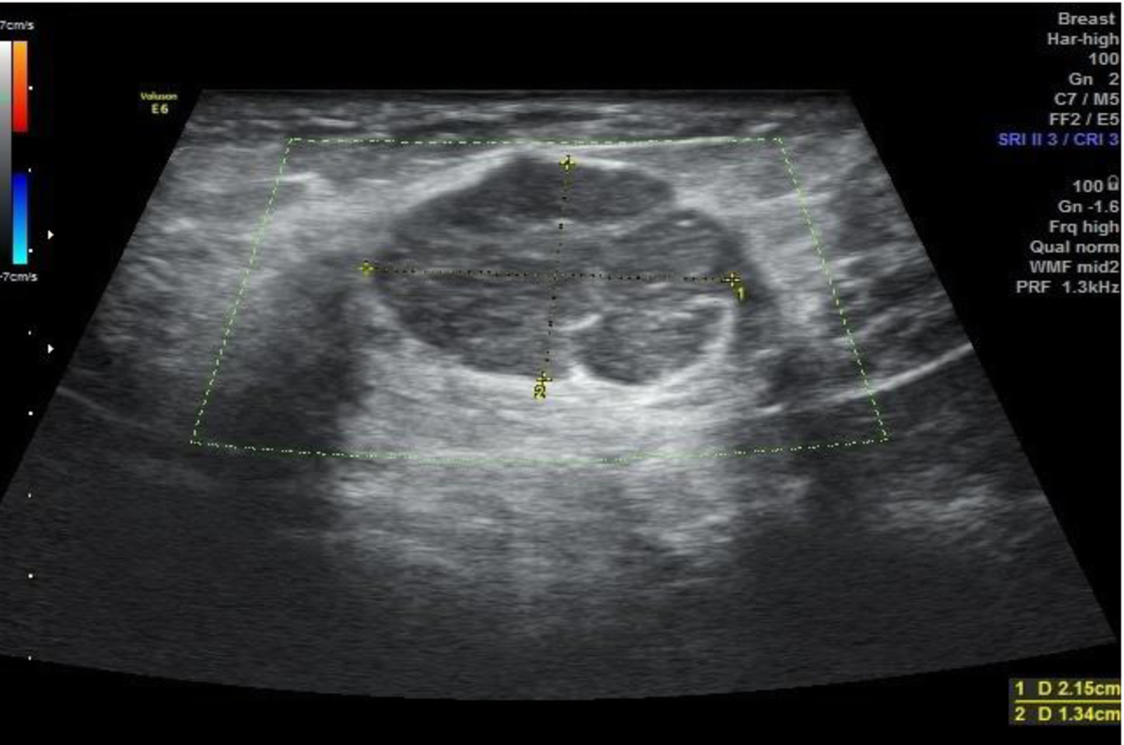
#> input picture materi 3/tugas segmentasi.png, 1124 x 745 px
$ jupyter execute tugas.ipynb   (shell and % lines are left out)
#> lines starting #> are read from the running program, lines starting #| are printed output that depends on the picture; after the words box and inside, x2 and y2 are one past the last pixel; in counts of white or black regions, pixels touching at a corner belong together
[cell 1]
import cv2
import numpy as np
import matplotlib.pyplot as plt
from scipy import ndimage

img = cv2.imread("tugas segmentasi.png", cv2.IMREAD_GRAYSCALE)
#> img: shape (745, 1124); min 0, max 255, mean 55.6
img_rgb = cv2.cvtColor(cv2.imread("tugas segmentasi.png"), cv2.COLOR_BGR2RGB)

# crop
y1, y2 = 130, 420
x1, x2 = 300, 800
roi = img[y1:y2, x1:x2]
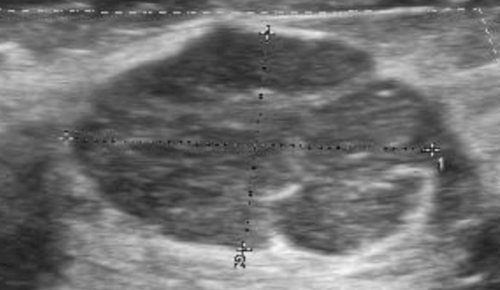
#> roi: shape (290, 500); min 21, max 246, mean 112.6

# preprocessing
clahe = cv2.createCLAHE(clipLimit=3.0, tileGridSize=(8, 8))
roi_clahe = clahe.apply(roi)
roi_bilateral = cv2.bilateralFilter(roi_clahe, 9, 75, 75)
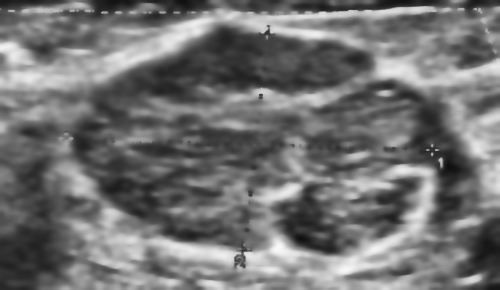
#> roi_bilateral: shape (290, 500); min 15, max 249, mean 113.9
roi_smooth = cv2.GaussianBlur(roi_bilateral, (3, 3), 0)

# threshold
_, mask_otsu = cv2.threshold(roi_smooth, 0, 255, cv2.THRESH_BINARY_INV + cv2.THRESH_OTSU)
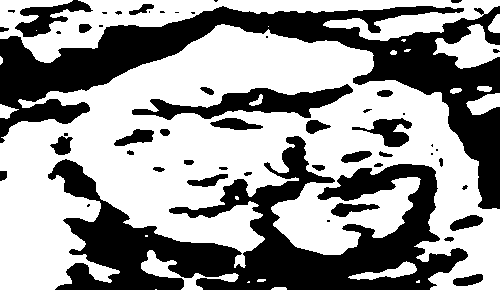
#> mask_otsu: shape (290, 500); 59.1% white; 53 black regions (20 under 20 px), largest, box (x1, y1, x2, y2) and area: (48, 136, 468, 290) 25819, (0, 6, 500, 209) 24565, (132, 84, 353, 120) 3194
mask_adaptive = cv2.adaptiveThreshold(roi_smooth, 255, cv2.ADAPTIVE_THRESH_GAUSSIAN_C, cv2.THRESH_BINARY_INV, 25, 3)
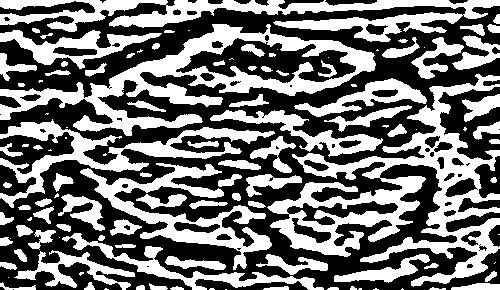
#> mask_adaptive: shape (290, 500); 44.8% white; 117 white regions (32 under 20 px), largest, box (x1, y1, x2, y2) and area: (267, 74, 500, 287) 13963, (0, 24, 376, 136) 10240, (0, 0, 500, 42) 7958
mask_combined = cv2.bitwise_and(mask_otsu, mask_adaptive)
#> mask_combined: shape (290, 500); 36.4% white; 98 white regions (27 under 20 px), largest, box (x1, y1, x2, y2) and area: (18, 24, 374, 136) 9231, (304, 92, 500, 284) 6983, (49, 0, 500, 41) 6289
kernel = cv2.getStructuringElement(cv2.MORPH_ELLIPSE, (5, 7))
mask_opened = cv2.morphologyEx(mask_combined, cv2.MORPH_OPEN, kernel, iterations=1)
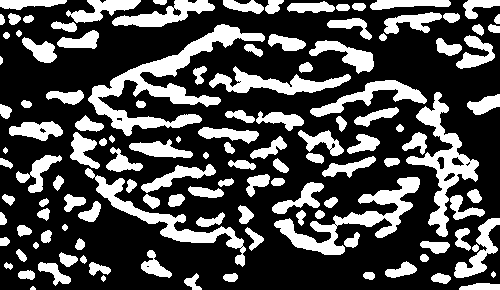
#> mask_opened: shape (290, 500); 30.2% white; 126 white regions (1 under 20 px), largest, box (x1, y1, x2, y2) and area: (88, 24, 265, 136) 4607, (274, 177, 420, 255) 2924, (406, 92, 479, 237) 2710
mask_closed = cv2.morphologyEx(mask_opened, cv2.MORPH_CLOSE, kernel, iterations=2)
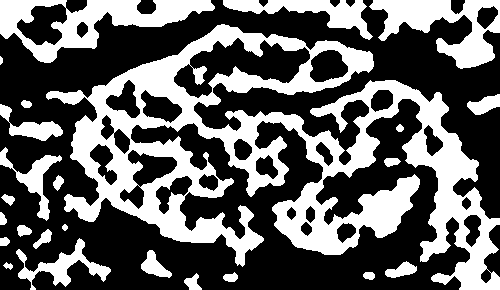
#> mask_closed: shape (290, 500); 38.6% white; 25 white regions, largest, box (x1, y1, x2, y2) and area: (46, 24, 500, 290) 38629, (0, 0, 215, 63) 5283, (369, 0, 500, 69) 4082
mask_filled = ndimage.binary_fill_holes(mask_closed).astype(np.uint8) * 255
#> mask_filled: shape (290, 500); 47.9% white; 25 white regions, largest, box (x1, y1, x2, y2) and area: (46, 24, 500, 290) 50368, (0, 0, 215, 63) 6697, (369, 0, 500, 69) 4398

# filter noise dan smoothing
num_labels, labels, stats, _ = cv2.connectedComponentsWithStats(mask_filled)
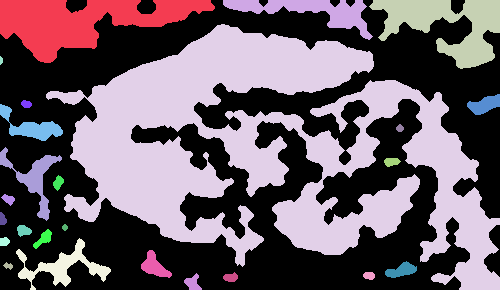
#> labels: shape (290, 500) int32; 26 distinct labels, from 0 to 25; one colour per label, 0 black
#> num_labels = 26; stats = 26 rows, first 6: [0, 0, 500, 290, 75582], [0, 0, 215, 63, 6697], [223, 0, 150, 40, 2132], [369, 0, 131, 69, 4398], [46, 24, 454, 266, 50368], [0, 56, 3, 9, 21]
mask_clean = np.zeros_like(mask_filled)
for i in range(1, num_labels):
    if stats[i, cv2.CC_STAT_AREA] >= 500:
        mask_clean[labels == i] = 255
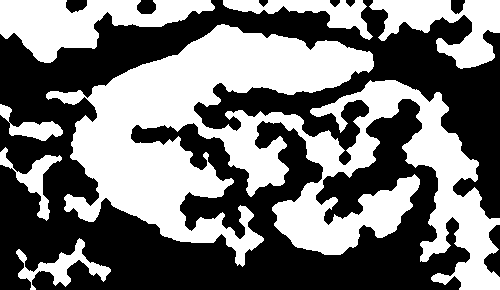
#> mask_clean: shape (290, 500); 46.2% white; 7 white regions
contours, _ = cv2.findContours(mask_clean, cv2.RETR_EXTERNAL, cv2.CHAIN_APPROX_SIMPLE)
#> contours = 7 contours; box (x1, y1, x2, y2) and area: (46, 24, 500, 290) 48536, (0, 0, 215, 63) 6422, (369, 0, 500, 69) 4153, (223, 0, 373, 40) 1952, (16, 238, 111, 290) 1236, (0, 147, 62, 221) 1010, (0, 104, 63, 141) 766
largest = max(contours, key=cv2.contourArea)
#> largest = contour of 1330 points, box (x1, y1, x2, y2) (46, 24, 500, 290), area 48536
final_mask = np.zeros_like(mask_clean)
cv2.drawContours(final_mask, [largest], -1, 255, -1)
#> final_mask: shape (290, 500); 34.7% white; 1 white region, box (x1, y1, x2, y2) and area: (46, 24, 500, 290) 50368
final_mask = ndimage.binary_fill_holes(final_mask).astype(np.uint8) * 255
kernel_expand = cv2.getStructuringElement(cv2.MORPH_ELLIPSE, (7, 7))
final_mask = cv2.dilate(final_mask, kernel_expand, iterations=1)
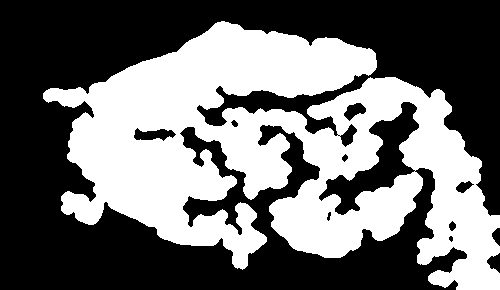
#> final_mask: shape (290, 500); 43.1% white; 1 white region
contours, _ = cv2.findContours(final_mask, cv2.RETR_EXTERNAL, cv2.CHAIN_APPROX_SIMPLE)
#> contours = 1 contour; box (x1, y1, x2, y2) and area: (43, 21, 500, 290) 65533
final_contour = [max(contours, key=cv2.contourArea)]
#> final_contour has the same summary as contours

# outline
overlay = cv2.cvtColor(roi, cv2.COLOR_GRAY2RGB)
cv2.drawContours(overlay, final_contour, -1, (255, 0, 0), 2)
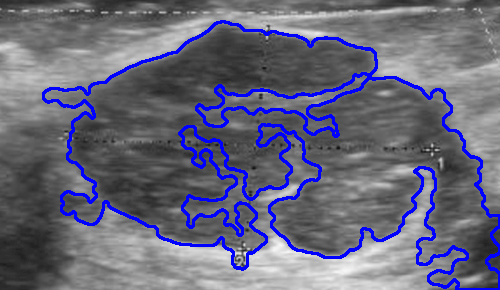
#> overlay: shape (290, 500, 3); mean B, G, R 123, 103.3, 103.3

plt.figure(figsize=(15, 10))
plt.subplot(2, 3, 1); plt.imshow(img_rgb); plt.title("original"); plt.axis("off")
plt.subplot(2, 3, 2); plt.imshow(roi, cmap="gray"); plt.title("Cropped"); plt.axis("off")
plt.subplot(2, 3, 3); plt.imshow(roi_smooth, cmap="gray"); plt.title("Preprocessed"); plt.axis("off")
plt.subplot(2, 3, 4); plt.imshow(mask_combined, cmap="gray"); plt.title("Thresholded"); plt.axis("off")
plt.subplot(2, 3, 5); plt.imshow(final_mask, cmap="gray"); plt.title("Masked"); plt.axis("off")
plt.subplot(2, 3, 6); plt.imshow(overlay); plt.title("outline"); plt.axis("off")
plt.tight_layout()
plt.show()
#> figure, not shown here; B, G, R data is drawn as R, G, B
